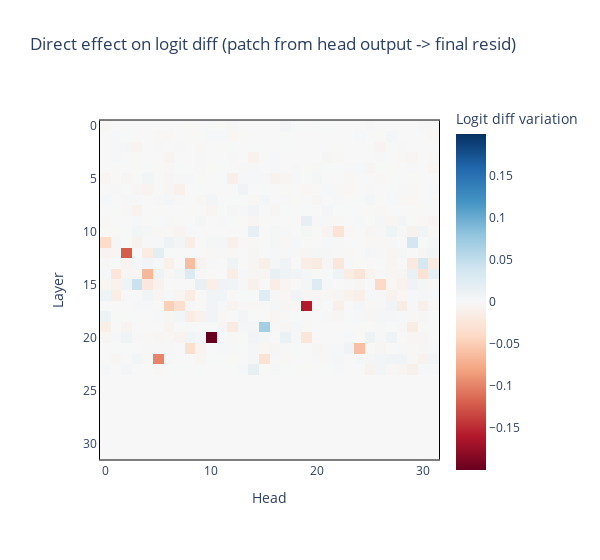

This figure's notebook cell:
### Code cell
imshow_p(
    results['z'],
    title="Direct effect on logit diff (patch from head output -> final resid)",
    labels={"x": "Head", "y": "Layer", "color": "Logit diff variation"},
    border=True,
    width=600,
    margin={"r": 100, "l": 100}
)

### Figure 1 — Plotly figure (JSON) as saved in the notebook; plotly's stock layout.template omitted (floating-point values rounded to 4 significant figures; data arrays with more than 128 entries replaced by an {"elided": "..."} marker saying what was removed)
{"data": [{"coloraxis": "coloraxis", "hovertemplate": "Head: %{x}<br>Layer: %{y}<br>Logit diff variation: %{z}<extra></extra>", "name": "0", "type": "heatmap", "xaxis": "x", "yaxis": "y", "z": {"elided": "32x32 float values"}}], "layout": {"coloraxis": {"cmid": 0, "colorbar": {"title": {"text": "Logit diff variation"}}, "colorscale": [[0, "rgb(103,0,31)"], [0.1, "rgb(178,24,43)"], [0.2, "rgb(214,96,77)"], [0.3, "rgb(244,165,130)"], [0.4, "rgb(253,219,199)"], [0.5, "rgb(247,247,247)"], [0.6, "rgb(209,229,240)"], [0.7, "rgb(146,197,222)"], [0.8, "rgb(67,147,195)"], [0.9, "rgb(33,102,172)"], [1, "rgb(5,48,97)"]]}, "margin": {"l": 100, "r": 100}, "title": {"text": "Direct effect on logit diff (patch from head output -> final resid)"}, "width": 600, "xaxis": {"anchor": "y", "constrain": "domain", "domain": [0, 1], "linecolor": "black", "linewidth": 1, "mirror": true, "scaleanchor": "y", "showline": true, "title": {"text": "Head"}}, "yaxis": {"anchor": "x", "autorange": "reversed", "constrain": "domain", "domain": [0, 1], "linecolor": "black", "linewidth": 1, "mirror": true, "showline": true, "title": {"text": "Layer"}}}}
